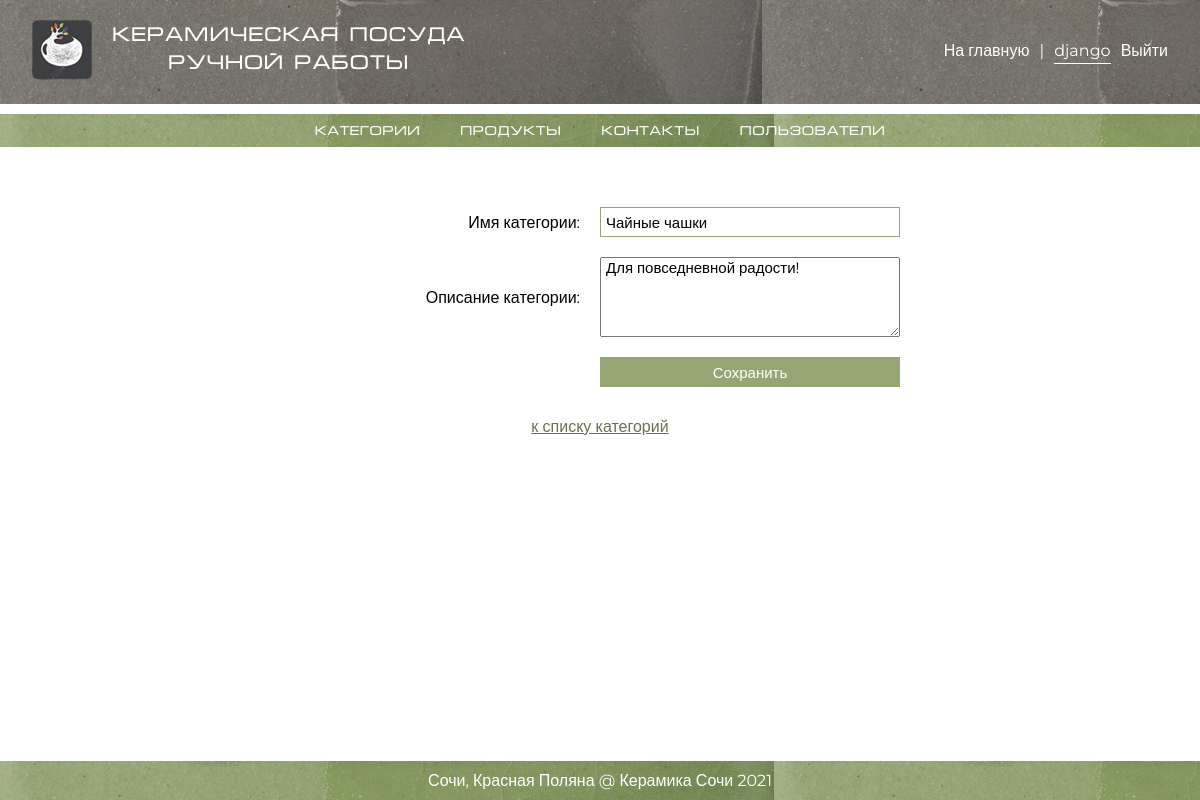
/my_admin/categories/update/1/ (signed in), run on the app's committed database.
### authapp/models.py (models this page shows, shortened)
class ShopUser(AbstractUser):
    age = models.PositiveSmallIntegerField(verbose_name='возраст', null=True)
    avatar = models.ImageField(verbose_name='аватарка', upload_to='user_avatars', blank=True)

### mainapp/models.py (models this page shows, shortened)
class ProductCategory(models.Model):
    name = models.CharField(verbose_name='имя категории', max_length=64)
    description = models.TextField(verbose_name='описание категории', blank=True)
    is_active = models.BooleanField(verbose_name='активная', default=1)

### adminapp/views.py (the view)
# urls.py: path('categories/update/<int:pk>/', adminapp.ProductCategoryUpdateView.as_view(), name='category_update'),
class ProductCategoryUpdateView(SuperUserOnlyMixin, PageContextMixin, UpdateView):
    model = ProductCategory
    template_name = 'adminapp/category_update.html'
    page_title = 'Админка / Редактирование категории продуктов'
    success_url = reverse_lazy('adminapp:categories')
    form_class = AdminProductCategoryCreateForm

### adminapp/forms.py
class AdminProductCategoryCreateForm(forms.ModelForm):
    class Meta:
        model = ProductCategory
        fields = ('name', 'description')
    def __init__(self, *args, **kwargs):
        super().__init__(*args, **kwargs)
        for field_name, field in self.fields.items():
            field.widget.attrs['class'] = field_name
            field.help_text = ''

### adminapp/views.py (called while the page is built)
    @method_decorator(user_passes_test(lambda x: x.is_superuser))
    def dispatch(self, *args, **kwargs):
        return super().dispatch(*args, **kwargs)

    def get_context_data(self, **kwargs):
        context = super().get_context_data(**kwargs)
        context['page_title'] = self.page_title
        return context

### adminapp/templates/adminapp/category_update.html (shortened to what this page needs)
{% extends 'adminapp/base.html' %}
{% block content %}
    <div class="form-container">
        <form class="base-form margin-center" method="post"
              enctype="multipart/form-data">
            {{ form.as_p }}
            <p>
                <input class="submit" type="submit" value="Сохранить">
            </p>
        </form>
    </div>
    <div class="margin-center margin-top center">
        <a href="{% url 'adminapp:categories' %}">
            к списку категорий
        </a>
    </div>
{% endblock %}

### adminapp/templates/adminapp/base.html (shortened to what this page needs)
<!DOCTYPE html>
{% load static %}
<html lang="ru">
<head>
    {% block css %}
        <link rel="stylesheet" href="{% static 'style.css' %}">
        <link rel="stylesheet" href="{% static 'admin.css' %}">
    {% endblock %}
</head>
<body>
<div class="wrapper-container column">
    <div class="top-container">
        <div class="inner-container">
            <div class="logo-container row">
                <div><a href="{% url 'mainapp:index' %}"><img src="{% static 'img/logo.png' %}" alt=""></a></div>
                <div class="title center">Керамическая посуда<br> ручной работы</div>
            </div>
            <div class="links row flex-wrap">
                <div class="menu-link"><a href="{% url 'mainapp:index' %}">На главную</a></div>
                <div class="menu-link">|</div>
                <div class="menu-link active">
                    {% if user.first_name %}{{ user.first_name|title }}{% else %}{{ user.username }}{% endif %}
                </div>
                <div class="menu-link"><a href="{% url 'authapp:logout' %}">Выйти</a></div>
            </div>
        </div>
    </div>
    <div class="middle-container {{ content_class }}">
        {% include 'adminapp/includes/inc__menu.html' %}
        <div class="inner-container">
            {% block content %}
            {% endblock %}
        </div>
    </div>
    <div class="footer-container">
        <div class="inner-container center">
            Сочи, Красная Поляна @ Керамика Сочи {% now 'Y' %}
        </div>
    </div>
</div>
</body>
</html>

### static/style.css (style rules this page uses)
html, body { height: 100%; }
a { color: #687251; }
html { overflow-y: scroll; }
* { margin: 0; padding: 0; box-sizing: border-box; font-family: 'Montserrat', sans-serif; font-size: 16px; }
input, select, textarea { font-size: 15px; }
.wrapper-container { min-height: 100% }
.inner-container { width: 1080px; max-width: 100%; margin: 0 auto; }
@media (max-width: 1200px) { .inner-container { width: calc(100% - 64px); } }
.top-container { padding: 20px 0; background-image: url("/static/img/bg_top.jpg"); color: white; }
.top-container .inner-container { align-items: center; height: 100%; display: flex; justify-content: space-between; }
.top-container .title { font-family: 'micra', sans-serif; font-size: 20px; padding-left: 20px; line-height: 140%; }
.flex-wrap { flex-wrap: wrap; }
.menu-link { margin-left: 10px; padding-bottom: 3px; }
.menu-link a { color: white; text-decoration: none; transition: .3s; }
.menu-link:hover, .menu-link.active { border-bottom: 1px solid white; }
.margin-top { margin-top: 20px; }
.middle-container { flex: 1; }
.footer-container { background-image: url("/static/img/bg_green.jpg"); color: white; padding: 10px 0; }
.row { display: flex; flex-direction: row; }
.column { display: flex; flex-direction: column; }
.center { text-align: center; }
.margin-center { margin-left: auto; margin-right: auto; }
.form-container { margin-top: 50px; }
.base-form { width: 600px; max-width: 100%; }
.base-form p { display: flex; flex-wrap: wrap; align-items: center; padding: 10px 0; }
.base-form p label { width: 50%; text-align: right; padding-right: 20px; }
.base-form p input:not([type='checkbox']) { width: 50%; height: 30px; padding: 0 5px; }
.base-form p input:not([type=file]) { border: 1px solid #95a574; }
.base-form p textarea { width: 50%; height: 80px; padding: 0 5px; }
.base-form .submit { border: 1px solid #95a574; background-color: #95a574; color: white; cursor: pointer; transition: .3s; }

### data on the page
ShopUser: username "django"
ProductCategory: name "Чайные чашки", description "Для повседневной радости!"
